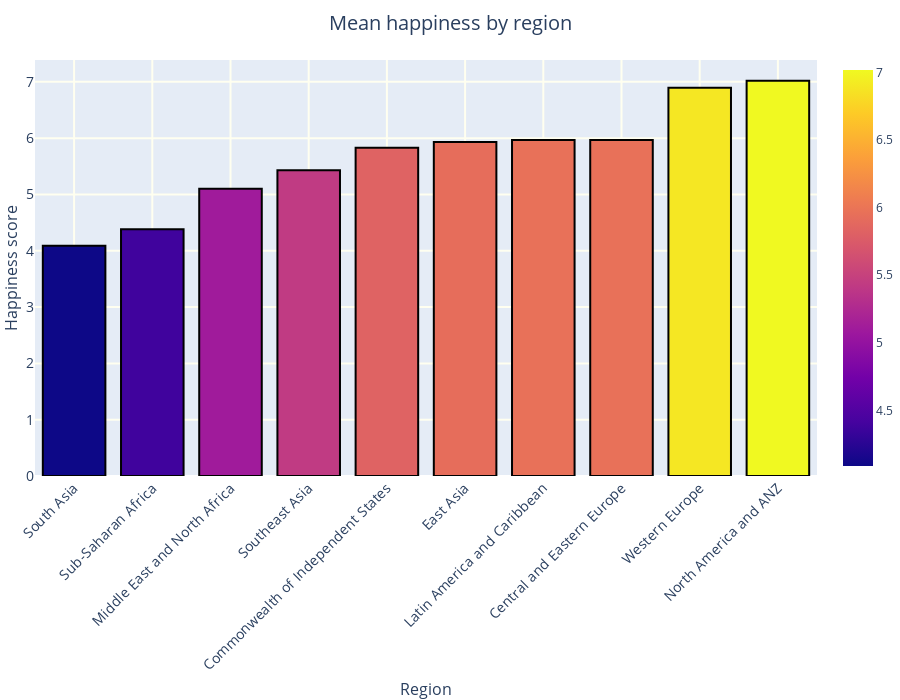

Here is the notebook cell this chart was saved with:
### Markdown cell above
### Задание 3
Построить столбчатую диаграмму (`.bar`) с использованием модуля `graph_objs` из библиотеки `Plotly` со следующими параметрами:
1. По оси Х указать дату или название, по оси У указать количественный показатель.  
2. Сделать так, чтобы столбец принимал цвет в зависимости от значения показателя (`marker=dict(color=признак, coloraxis="coloraxis")`). 
3. Сделать так, чтобы границы каждого столбца были выделены чёрной линией с толщиной равной 2. 
4. Отобразить заголовок диаграммы, разместив его по центру сверху, с 20 размером текста. 
5. Добавить подписи для осей X и Y с размером текста, равным 16. Для оси абсцисс развернуть метки так, чтобы они читались под углом, равным 315. 
6. Размер текста меток осей сделать равным 14. 
7. Расположить график во всю ширину рабочей области и присвоить высоту, равную 700 пикселей. 
8. Добавить сетку на график, сделать её цвет `'ivory'` и толщину равную 2. (Можно сделать это при настройке осей с помощью `gridwidth=2, gridcolor='ivory'`) 
9. Убрать лишние отступы по краям.

### Code cell
import plotly
import plotly.graph_objs as go  # в задании сказано использовать его, но экспресс удобнее
import plotly.express as px

data = df[['region', 'happiness_score']]
data = data.groupby('region', as_index=False).mean().sort_values('happiness_score')

bar = px.bar(data, x='region', y='happiness_score')
bar.update_traces(marker=dict(color=data['happiness_score'], coloraxis="coloraxis"))
bar.update_traces(marker_line_width=2, marker_line_color='black')

bar.update_layout(title=dict(text='Mean happiness by region', x=0.5, font={'size': 20}))
bar.update_layout(
    xaxis=dict(tickangle=315, title={'text': 'Region', 'font': {'size': 16}}),
    yaxis=dict(title={'text': 'Happiness score', 'font': {'size': 16}})
)
bar.update_layout(
    xaxis=dict(tickfont={'size': 14}),
    yaxis=dict(tickfont={'size': 14})
)
bar.update_layout(width=None, height=700)
bar.update_layout(
    xaxis=dict(gridwidth=2, gridcolor='ivory'),
    yaxis=dict(gridwidth=2, gridcolor='ivory')
)
bar.update_layout(margin=dict(l=0, r=0, b=0))

bar.show()

### Figure 1 — Plotly figure (JSON) as saved in the notebook; plotly's stock layout.template omitted (floating-point values rounded to 4 significant figures)
{"data": [{"alignmentgroup": "True", "hovertemplate": "region=%{x}<br>happiness_score=%{y}<extra></extra>", "legendgroup": "", "marker": {"color": [4.089, 4.382, 5.102, 5.431, 5.828, 5.93, 5.966, 5.967, 6.894, 7.018], "coloraxis": "coloraxis", "line": {"color": "black", "width": 2}, "pattern": {"shape": ""}}, "name": "", "offsetgroup": "", "orientation": "v", "showlegend": false, "textposition": "auto", "type": "bar", "x": ["South Asia", "Sub-Saharan Africa", "Middle East and North Africa", "Southeast Asia", "Commonwealth of Independent States", "East Asia", "Latin America and Caribbean", "Central and Eastern Europe", "Western Europe", "North America and ANZ"], "xaxis": "x", "y": [4.089, 4.382, 5.102, 5.431, 5.828, 5.93, 5.966, 5.967, 6.894, 7.018], "yaxis": "y"}], "layout": {"barmode": "relative", "height": 700, "legend": {"tracegroupgap": 0}, "margin": {"b": 0, "l": 0, "r": 0, "t": 60}, "title": {"font": {"size": 20}, "text": "Mean happiness by region", "x": 0.5}, "xaxis": {"anchor": "y", "domain": [0, 1], "gridcolor": "ivory", "gridwidth": 2, "tickangle": -45, "tickfont": {"size": 14}, "title": {"font": {"size": 16}, "text": "Region"}}, "yaxis": {"anchor": "x", "domain": [0, 1], "gridcolor": "ivory", "gridwidth": 2, "tickfont": {"size": 14}, "title": {"font": {"size": 16}, "text": "Happiness score"}}}}
